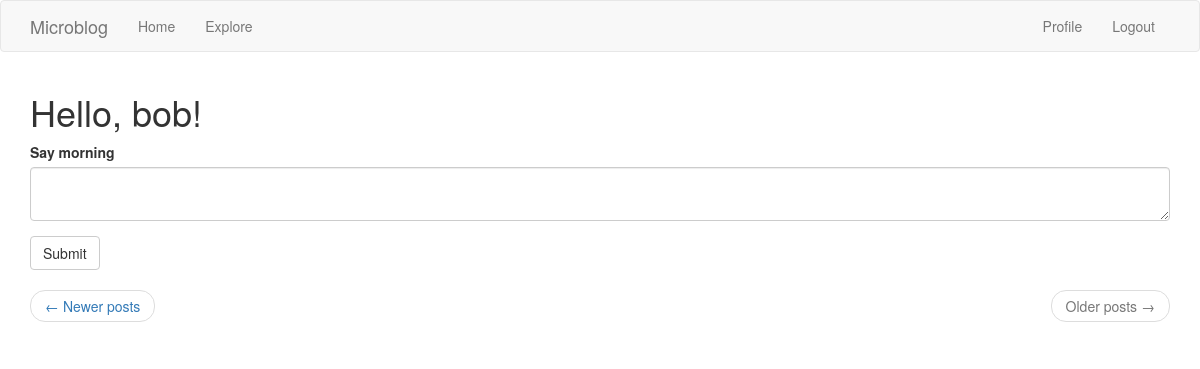
Before: /welcome?page=2 (signed in) with the older database file.
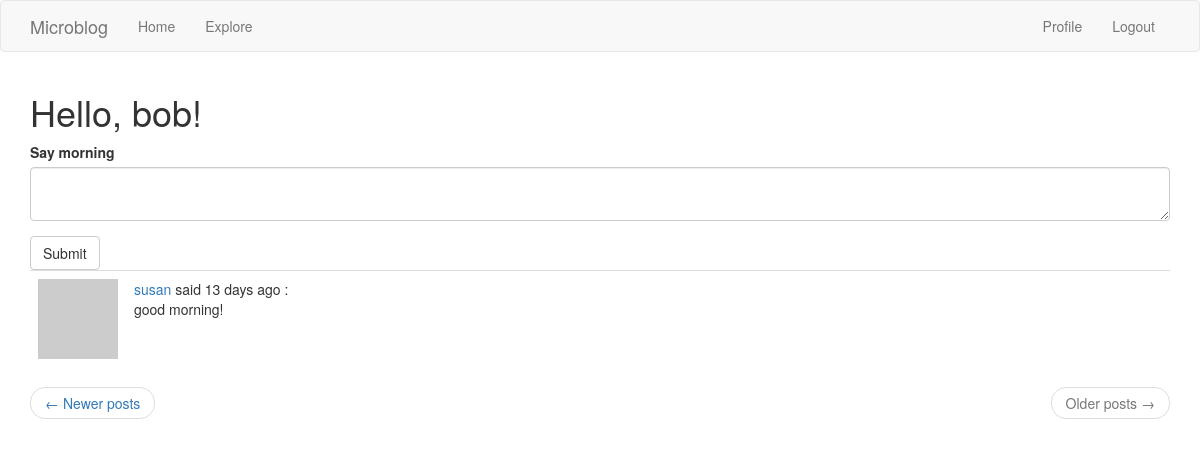
After: the same page with the newer database file.
### app/models.py (models this page shows, shortened)
class Post(db.Model):
    __searchable__ = ['body']
    id = db.Column(db.Integer, primary_key=True)
    body = db.Column(db.String(150))
    timestamp = db.Column(db.DateTime, index=True, default=datetime.utcnow)
    user_id = db.Column(db.Integer, db.ForeignKey('user.id'))
    language = db.Column(db.String(5))

### app/main/routes.py (the view, shortened to what this page needs)
@bp.route('/', methods=['GET', 'POST'])
@bp.route('/welcome', methods=['GET', 'POST'])
@login_required
def welcome():
    form = PostForm()
    page = request.args.get('page', 1, type=int)
    posts = current_user.followed_posts().paginate(
        page, current_app.config['POSTS_PER_PAGE'], False)
    next_url = url_for('main.welcome', page=posts.next_num) \
        if posts.has_next else None
    prev_url = url_for('main.welcome', page=posts.prev_num) \
        if posts.has_prev else None
    return render_template('welcomePage.html', title='Home Page',
                           form=form, posts=posts.items,
                           next_url=next_url, prev_url=prev_url)

### app/forms.py
class PostForm(FlaskForm):
    post = TextAreaField(_l('Say morning'), validators=[DataRequired(), Length(min=1, max=140)])
    submit = SubmitField(_l('Submit'))

### app/main/routes.py (called while the page is built)
@bp.before_request
def before_request():
    if current_user.is_authenticated:
        current_user.last_seen = datetime.utcnow()
        db.session.add(current_user) # which is not necessary cause current user is already there
        db.session.commit()
    g.locale = str(get_locale())

### app/models.py (called while the page is built)
@login.user_loader
def load_user(id):
    return User.query.get(int(id))

    def avatar(self, size):
        digest = md5(self.email.lower().encode('utf-8')).hexdigest()
        return 'https://www.gravatar.com/avatar/{}?d=identicon&s={}'.format(digest, size)

    def followed_posts(self):
        followed = Post.query.join(
            followers, (followers.c.followed_id == Post.user_id)).filter(
                followers.c.follower_id == self.id)
        own = Post.query.filter_by(user_id=self.id)
        return followed.union(own).order_by(Post.timestamp.desc())

### app/templates/welcomePage.html (shortened to what this page needs)
{% extends "base.html" %}
{% import 'bootstrap/wtf.html' as wtf %}
{% block app_content %}
        <h1>Hello, {{ current_user.username }}!</h1>
        {% if form %}
            {{ wtf.quick_form(form) }}
        {% endif %}
        {% for post in posts %}
            {% include '_post.html' %}
        {% endfor %}
    <nav aria-label="...">
        <ul class="pager">
            <li class="previous{% if not prev_url %} disabled{% endif %}">
                <a href="{{ prev_url or '#' }}">
                    <span aria-hidden="true">&larr;</span> Newer posts
                </a>
            </li>
            <li class="next{% if not next_url %} disabled{% endif %}">
                <a href="{{ next_url or '#' }}">
                    Older posts <span aria-hidden="true">&rarr;</span>
                </a>
            </li>
        </ul>
    </nav>
{% endblock %}

### app/templates/_post.html (shortened to what this page needs)
    <table class="table table-hover">
        <tr valign="top">
            <td width="70px"><img src="{{ post.author.avatar(70) }}"></td>
            <td>
                {{ _('%(username)s said %(when)s',
                username=user_link, when=moment(post.timestamp).fromNow()) }} :
                <br>{{ post.body }}
            </td>
        </tr>
    </table>

Changed rows visible on the page:
added Post: body "good morning!"
